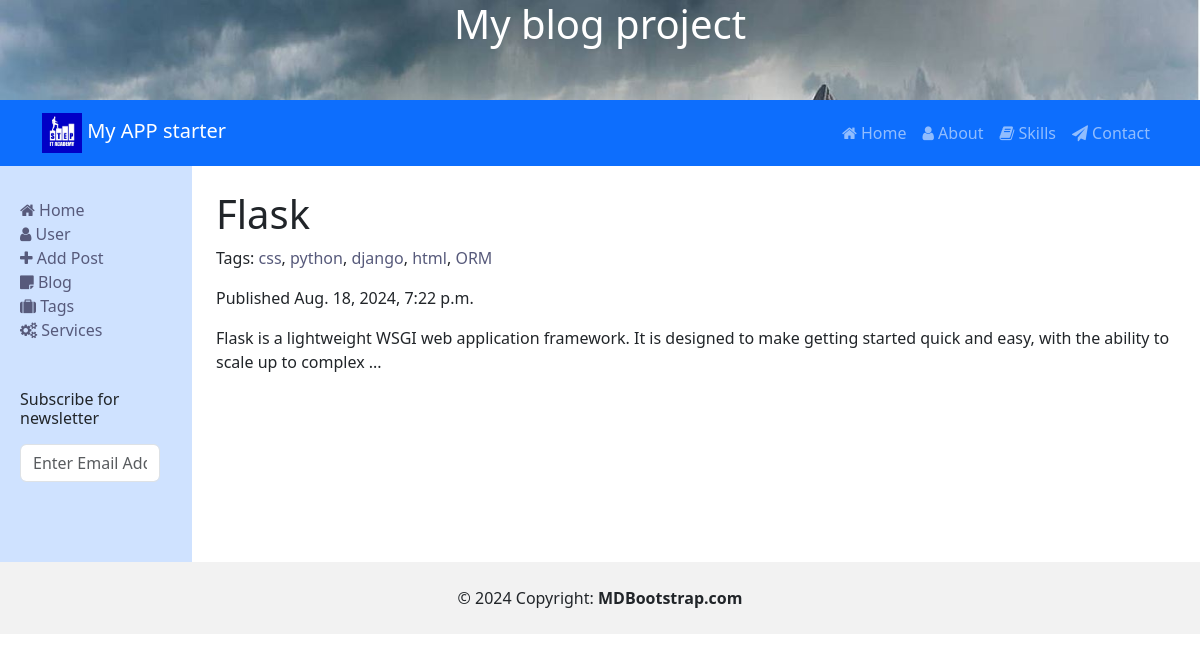
Page /blog/8/ on the committed database.
### blog/models.py (models this page shows, shortened)
class Post(models.Model):
    class Status(models.TextChoices):
        DRAFT = ('DF', 'Draft')
        PUBLISHED = ('PB', 'Published')
    title = models.CharField(verbose_name="Назва поста", max_length=255)
    body = models.TextField()
    slug = models.SlugField(max_length=255, unique=True)
    publish = models.DateTimeField(default=timezone.now)
    created = models.DateTimeField(auto_now_add=True)
    updated = models.DateTimeField(auto_now=True)
    status = models.CharField(max_length=2,
                              choices=Status.choices,
                              default=Status.DRAFT)
    category = models.ForeignKey("Category", on_delete=models.CASCADE, null=True,
                                 related_name="posts")
    tags = models.ManyToManyField("Tag", related_name="blog_posts")
    objects = models.Manager()
    published = PublishedManager()
    class Meta:
        ordering = ["publish"]
        verbose_name_plural = "Публікації"
        verbose_name = "Публікації"

class Tag(models.Model):
    name = models.CharField(max_length=31, unique=True, help_text='A label for name tag.')
    slug = models.SlugField(max_length=31, unique=True, help_text='A label for URL config.')
    class Meta:
        verbose_name = 'tags for posts'

### blog/views.py (the view)
# urls.py: path('<int:id>/', views.post_detail, name='post-detail'),
def post_detail(request, id):
    post = get_object_or_404(Post, id=id)
    avg_rating = post.ratings.aggregate(Avg('rating'))['rating__avg'] or 0
    ratings = post.ratings.select_related('user')
    return render(request, 'blog/post/detail.html', {
        'post': post,
        'avg_rating': avg_rating,
        'ratings': ratings,
        'star_range': range(1, 6)
    })

### blog/templates/blog/post/detail.html (shortened to what this page needs)
{% extends "base.html" %}
{% block content %}
<h1>{{ post.title }}</h1>
<p>
    Tags:
    {% for tag in post.tags.all %}
    <a href="{% url 'blog:posts-by-tag' tag.slug %}">{{ tag.name }}</a>{% if not forloop.last %}, {% endif %}
    {% endfor %}
</p>
<p class="date">
    Published {{ post.publish }}
</p>
{{ post.body|linebreaks }}
{% endblock %}

### blog/static/css/card.css (style rules this page uses)
body { margin-top: 20px; }
a, a:active, a:focus { color: #575a7b; text-decoration: none; transition-timing-function: ease-in-out; -ms-transition-timing-function: ease-in-out; -moz-transition-timing-function: ease-in-out; -webkit-transition-timing-function: ease-in-out; -o-transition-timing-function: ease-in-out; transition-duration: .2s; -ms-transition-duration: .2s; -moz-transition-duration: .2s; -webkit-transition-duration: .2s; -o-transition-duration: .2s; }

### rows in the picture
Post: title "Flask", publish "Aug. 18, 2024, 7:22 p.m.", body "Flask is a lightweight WSGI web application framework. It is designed to make getting started quick and easy, with the ability to scale up to complex ..."
Tag: name "css"
Tag: name "python"
Tag: name "django"
Tag: name "html"
Tag: name "ORM"
